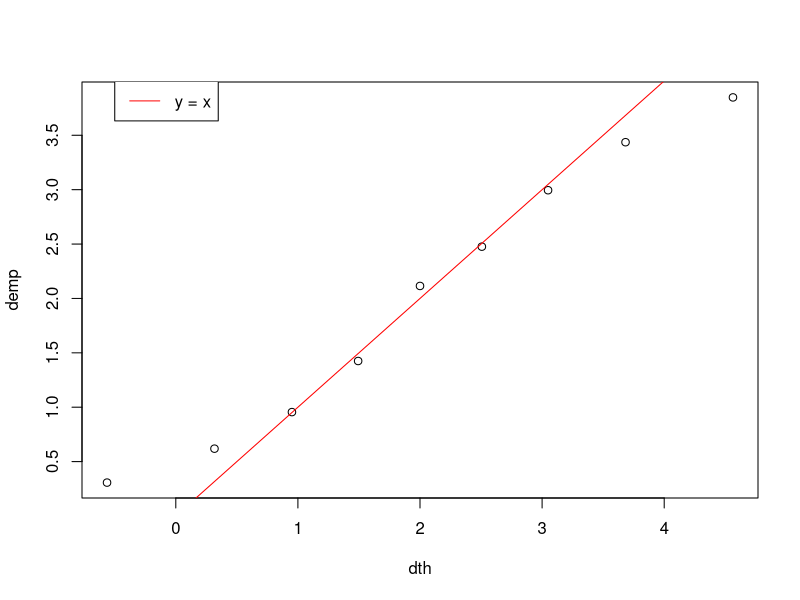
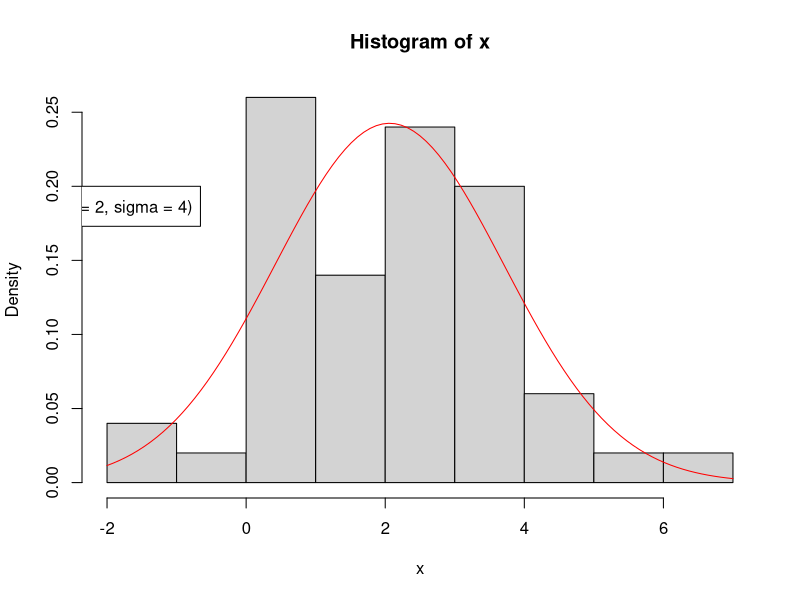
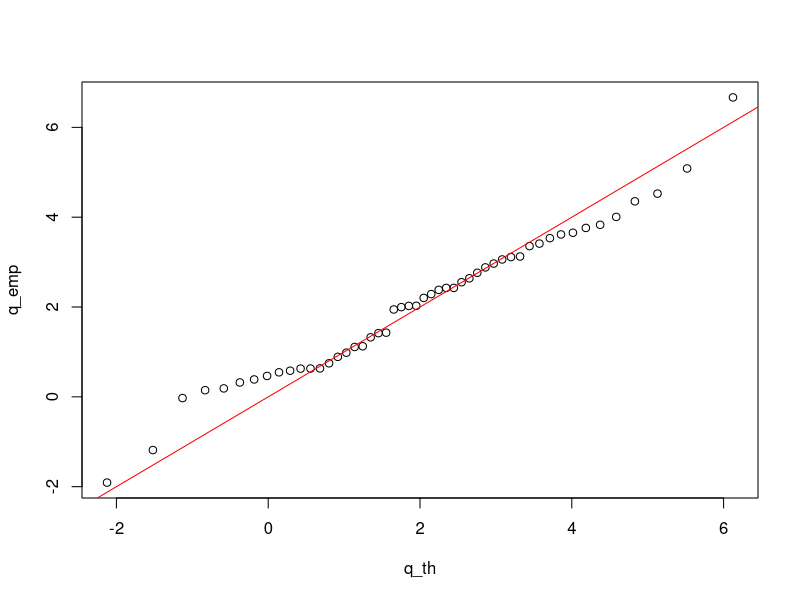
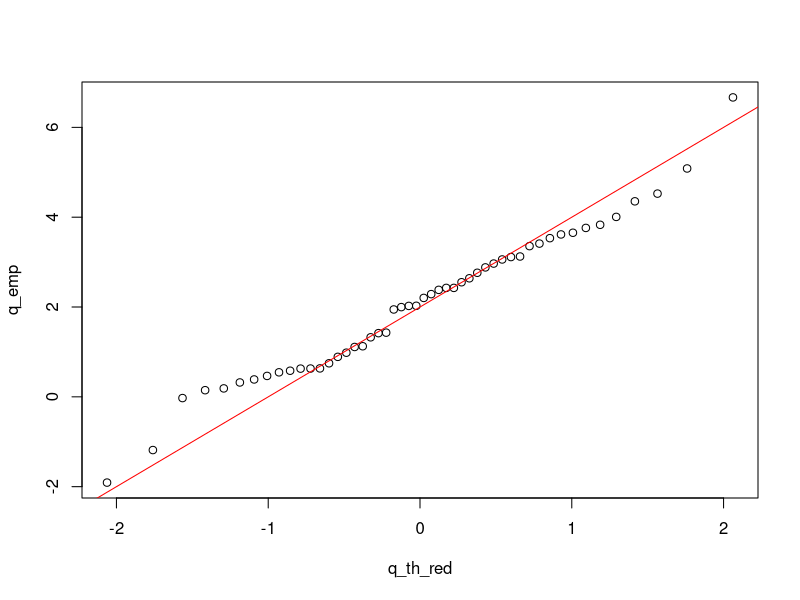
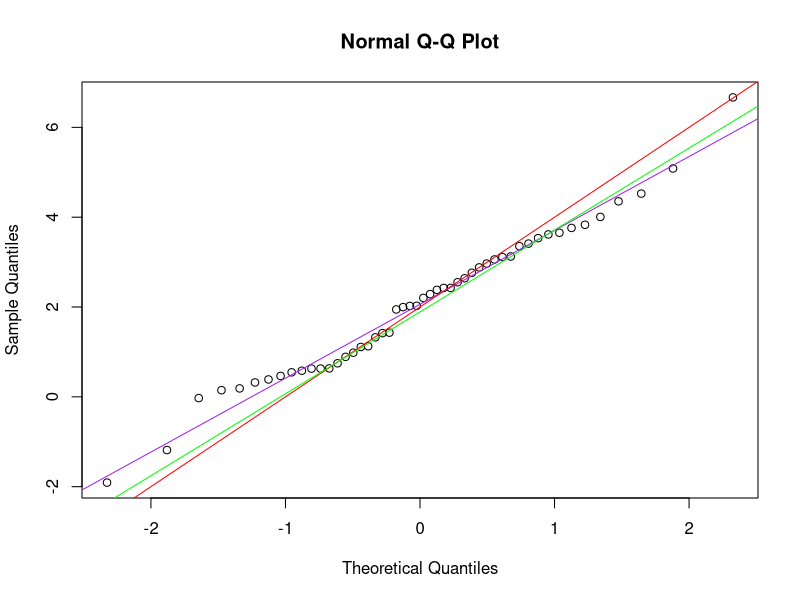
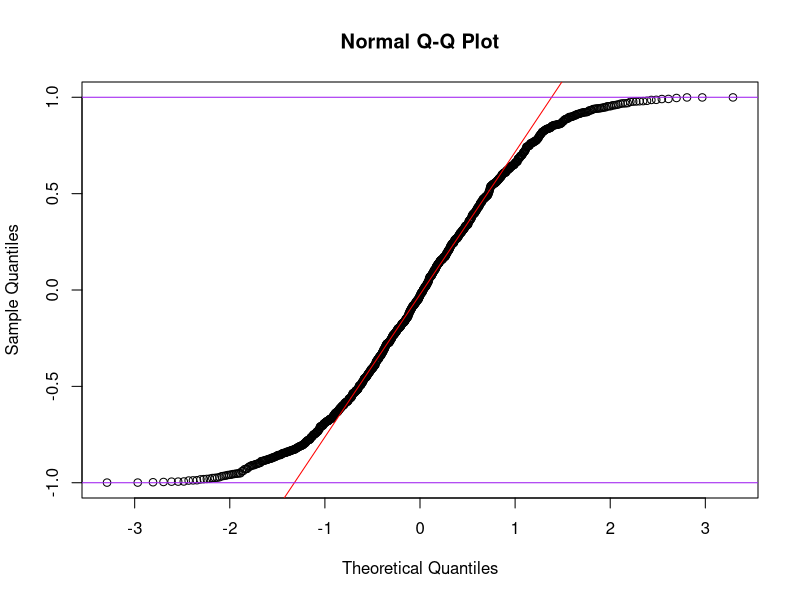
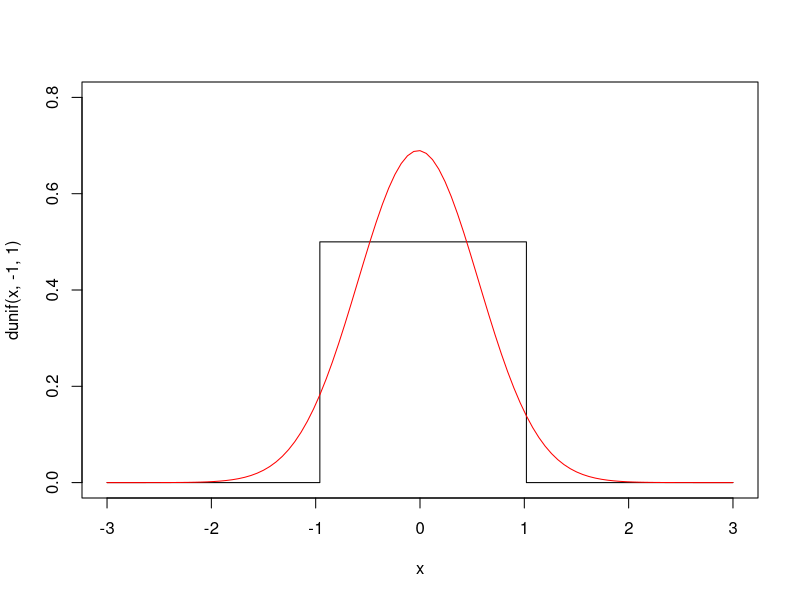
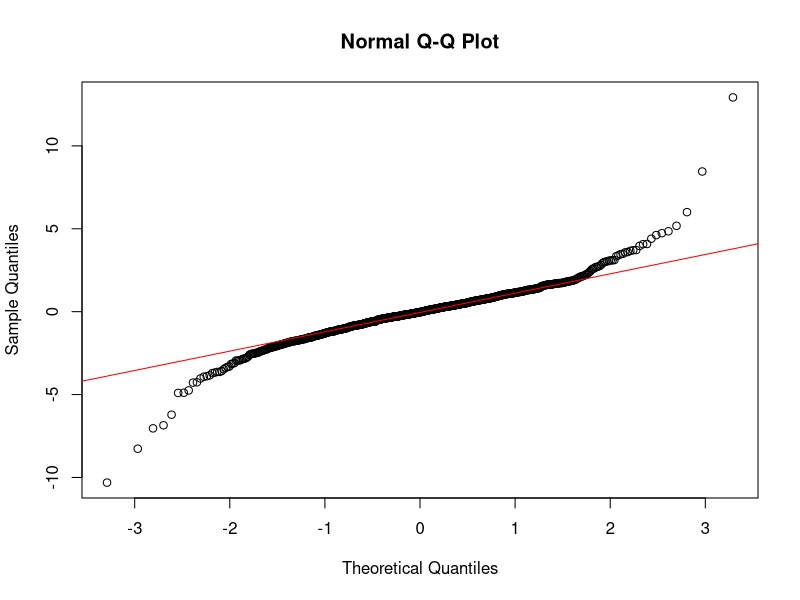

Write R code to recreate these figures, in order. (Note: this script raises an error after producing the figures.)
## ---- chunk 1
n=50
mu=2
sig=2
x=rnorm(n,mu,sig)
## ---- chunk 2
quantile(x, prob = seq(0.1,0.9,0.1)) -> demp
## ---- chunk 3
qnorm(seq(0.1,0.9,0.1),mu,sig) -> dth
## ---- chunk 4
plot(dth,demp)
abline(a = 0, b = 1, col = "red")
legend(-0.5,4,legend="y = x", col="red", lty = 1)
## ---- chunk 5
hist(x, probability =  TRUE)
mu_est = mean(x)
sigma_est = sd(x)
curve(dnorm(x,mu_est,sigma_est), add = T, col = "red")
legend(-4,0.20,legend="f(x,mu = 2, sigma = 4)", col="red", lty = 1)
## ---- chunk 6
quantile(x,prob = ((1:n)/(n+1)), names = F, type = 1) -> q_emp
sort(x) -> sorted
cat(q_emp,"\n \n")
cat(sorted,"\n\n")
cat(sorted == q_emp,"n")
## ---- chunk 7
q_th = qnorm((1:n)/(1+n), mu, sig)
plot(q_th,q_emp)
abline(a = 0, b = 1, col = "red")
## ---- chunk 8
q_th_red = qnorm((1:n)/(n+1))
plot(q_th_red,q_emp)
abline(a = mu, b = sig, col = "red")
## ---- chunk 9
qqnorm(x)
abline(a = mean(x), b = sd(x), col = "purple")
abline(a = mu, b = sig, col = "red")
qqline(x,col="green")
## ---- chunk 10
n = 1000
## ---- chunk 11
runif(n,min = -1, max = 1) -> x
qqnorm(x)
qqline(x, col="red")
abline(h = c(-1,1), col ="purple")
## ---- chunk 12
mu = mean(x)
sig = sd(x)
curve(dunif(x,-1,1),from = -3, to = 3, type = "s", ylim = c(0,0.8))
curve(dnorm(x,mu,sig), add= T, col = "red")
## ---- chunk 13
rt(n, df = 3) -> x
qqnorm(x)
qqline(x,col="red")
## ---- chunk 14
mu = mean(x)
sig = sd(x)
curve(dt(x,df = 3),from = -4, to = 4, ylim = c(0,0.4))
curve(dnorm(x,mu,sig), add= T, col = "red")
legend(-3,0.4,legend=c("normale","student"), col = c("red","black"), lty=1)
## ---- chunk 15
rchisq(n, df=2) -> x
qqnorm(x)
qqline(x,col = "red")
abline(a=mean(x), b= sd(x))
abline(h=0,c)
